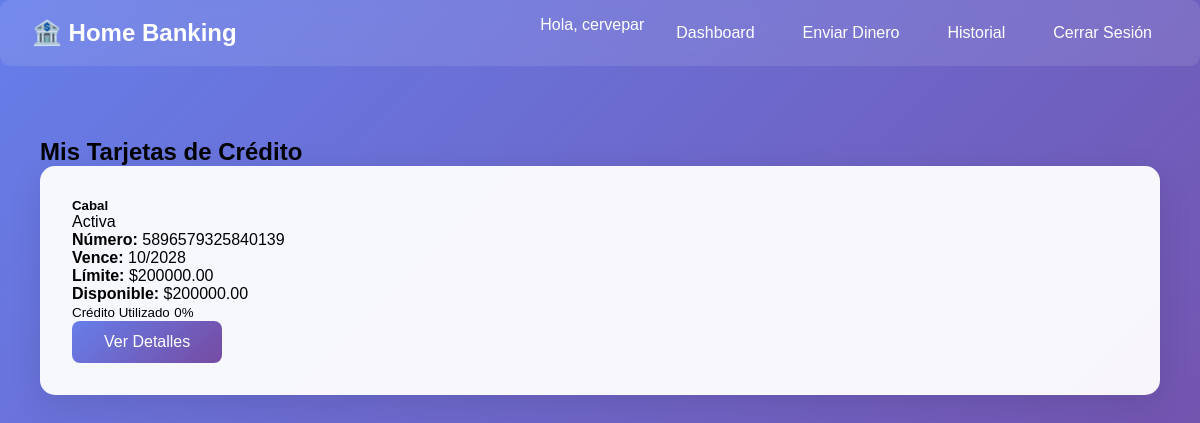
Page /tarjeta-credito/mis-tarjetas/ (signed in) on the earlier database version.
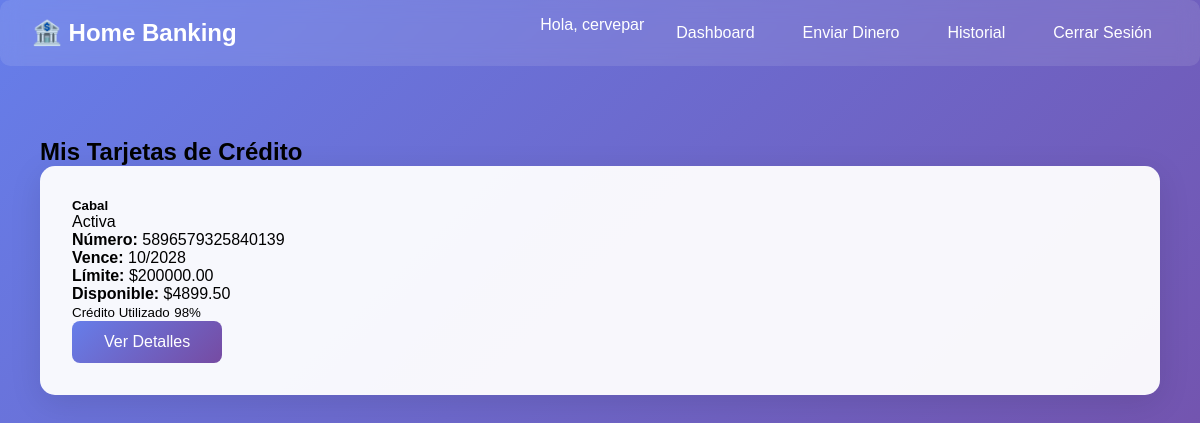
Same page on the later database version.
### tarjeta_credito/models.py (models this page shows, shortened)
class TarjetaCredito(models.Model):
    MARCA_CHOICES = [
        ('CABAL', 'Cabal'),
        ('CREDICARD', 'Credicard'),
    ]
    ESTADO_CHOICES = [
        ('ACTIVA', 'Activa'),
        ('BLOQUEADA', 'Bloqueada'),
        ('VENCIDA', 'Vencida'),
        ('CANCELADA', 'Cancelada'),
    ]
    usuario = models.ForeignKey(
        User,
        on_delete=models.CASCADE,
        related_name='tarjetas_credito'
    )
    identificador_unico = models.UUIDField(
        default=uuid.uuid4,
        unique=True,
        editable=False,
        help_text="Identificador único de la tarjeta para uso en APIs"
    )
    numero_tarjeta = models.CharField(
        max_length=16,
        unique=True,
        editable=False,
        validators=[MinLengthValidator(16), MaxLengthValidator(16)]
    )
    ultimos_4_digitos = models.CharField(
        max_length=4,
        editable=False,
        validators=[MinLengthValidator(4), MaxLengthValidator(4)]
    )
    marca = models.CharField(
        max_length=20,
        choices=MARCA_CHOICES,
        default='CABAL'
    )
    cvc = models.CharField(
        max_length=4,
        editable=False,
        validators=[MinLengthValidator(3), MaxLengthValidator(4)]
    )
    fecha_vencimiento = models.DateField(editable=False)
    fecha_creacion = models.DateTimeField(auto_now_add=True)
    estado = models.CharField(
        max_length=15,
        choices=ESTADO_CHOICES,
        default='ACTIVA'
    )
    limite_credito = models.DecimalField(
        max_digits=15,
        decimal_places=2,
        default=50000.00
    )
    credito_disponible = models.DecimalField(
        max_digits=15,
        decimal_places=2,
        default=50000.00
    )
    @property
    def esta_vencida(self):
        return self.fecha_vencimiento < datetime.now().date()
    @property
    def credito_utilizado(self):
        return self.limite_credito - self.credito_disponible
    def actualizar_estado_si_vencida(self):
        if self.esta_vencida and self.estado == 'ACTIVA':
            self.estado = 'VENCIDA'
            self.save()
    class Meta:
        verbose_name = "Tarjeta de Crédito"
        verbose_name_plural = "Tarjetas de Crédito"
        ordering = ['-fecha_creacion']

### tarjeta_credito/views.py (the view)
# urls.py: path('mis-tarjetas/', views.mis_tarjetas_view, name='mis_tarjetas'),
@login_required
def mis_tarjetas_view(request):
    tarjetas = TarjetaCredito.objects.filter(usuario=request.user)
    for tarjeta in tarjetas:
        tarjeta.actualizar_estado_si_vencida()
    context = {
        'tarjetas': tarjetas
    }
    return render(request, 'tarjeta_credito/mis_tarjetas.html', context)

### tarjeta_credito/templates/tarjeta_credito/mis_tarjetas.html (shortened to what this page needs)
{% extends 'cuenta/base.html' %}
{% block content %}
<div class="container mt-4">
    <div class="d-flex justify-content-between align-items-center mb-4">
        <h2>Mis Tarjetas de Crédito</h2>
    </div>
    {% if tarjetas %}
        <div class="row">
            {% for tarjeta in tarjetas %}
                <div class="col-md-6 mb-4">
                    <div class="card h-100">
                        <div class="card-body">
                            <div class="d-flex justify-content-between align-items-center mb-3">
                                <h5 class="card-title mb-0">{{ tarjeta.get_marca_display }}</h5>
                                <span class="badge
                                    {% if tarjeta.estado == 'ACTIVA' %}bg-success
                                    {% elif tarjeta.estado == 'BLOQUEADA' %}bg-warning
                                    {% elif tarjeta.estado == 'VENCIDA' %}bg-danger
                                    {% else %}bg-secondary{% endif %}">
                                    {{ tarjeta.get_estado_display }}
                                </span>
                            </div>
                            <div class="card-text">
                                <p class="mb-2">
                                    <strong>Número:</strong> {{ tarjeta.numero_tarjeta }}
                                </p>
                                <p class="mb-2">
                                    <strong>Vence:</strong> {{ tarjeta.fecha_vencimiento|date:"m/Y" }}
                                </p>
                                <p class="mb-2">
                                    <strong>Límite:</strong> ${{ tarjeta.limite_credito|floatformat:2 }}
                                </p>
                                <p class="mb-3">
                                    <strong>Disponible:</strong>
                                    <span class="text-success">${{ tarjeta.credito_disponible|floatformat:2 }}</span>
                                </p>
                                {% with porcentaje_usado=tarjeta.credito_utilizado|floatformat:0 total=tarjeta.limite_credito|floatformat:0 %}
                                    {% widthratio tarjeta.credito_utilizado tarjeta.limite_credito 100 as porcentaje %}
                                    <div class="mb-3">
                                        <div class="d-flex justify-content-between">
                                            <small>Crédito Utilizado</small>
                                            <small>{{ porcentaje }}%</small>
                                        </div>
                                    </div>
                                {% endwith %}
                            </div>
                        </div>
                        <div class="card-footer">
                            <div class="d-grid">
                                <a href="{% url 'tarjeta_credito:detalle_tarjeta' tarjeta.id %}"
                                   class="btn btn-outline-primary">
                                     Ver Detalles
                                </a>
                            </div>
                        </div>
                    </div>
                </div>
            {% endfor %}
        </div>
    {% endif %}
</div>
{% endblock %}

Differences in the rows shown:
changed TarjetaCredito "Activa": credito_disponible "200000.00" → "4899.50"; porcentaje "0" → "98"
